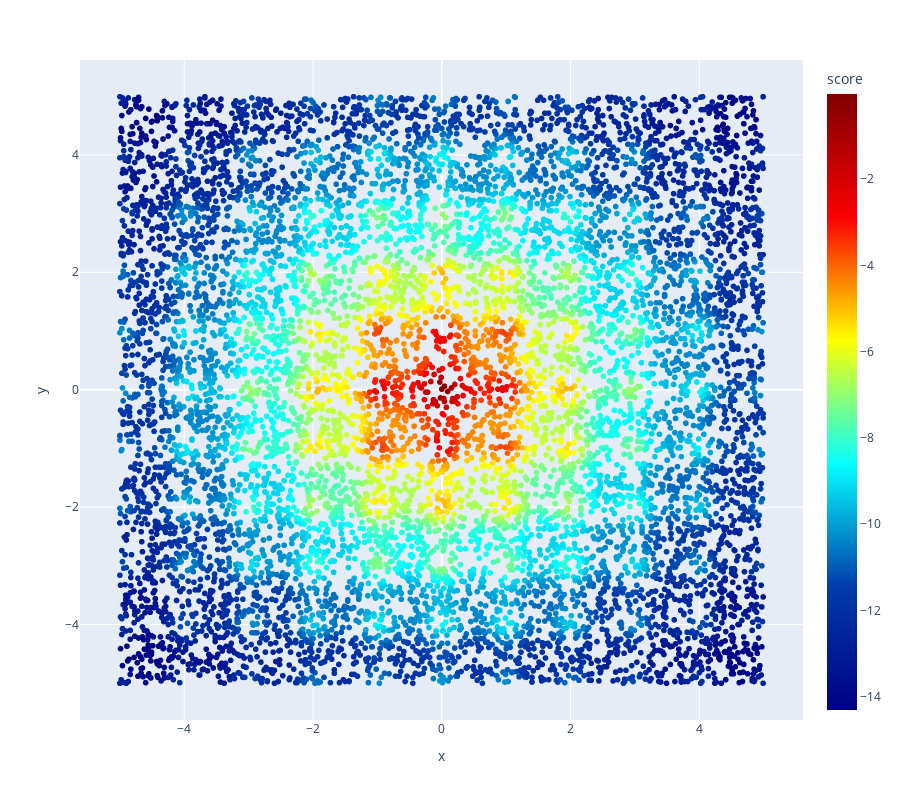

Write notebook code for a chart like this one.
### Code cell
fig = px.scatter(search_data_ackley_0, x="x", y="y", color="score", color_continuous_scale=color_scale)
fig.update_layout(width=900, height=800)
fig.show()

### Figure 1 — Plotly figure (JSON) as saved in the notebook; plotly's stock layout.template omitted (floating-point values rounded to 4 significant figures; data arrays with more than 128 entries replaced by an {"elided": "..."} marker saying what was removed)
{"data": [{"hovertemplate": "x=%{x}<br>y=%{y}<br>score=%{marker.color}<extra></extra>", "legendgroup": "", "marker": {"color": {"elided": "10000 float values"}, "coloraxis": "coloraxis", "symbol": "circle"}, "mode": "markers", "name": "", "showlegend": false, "type": "scattergl", "x": {"elided": "10000 float values"}, "xaxis": "x", "y": {"elided": "10000 float values"}, "yaxis": "y"}], "layout": {"coloraxis": {"colorbar": {"title": {"text": "score"}}, "colorscale": [[0, "rgb(0,0,131)"], [0.2, "rgb(0,60,170)"], [0.4, "rgb(5,255,255)"], [0.6, "rgb(255,255,0)"], [0.8, "rgb(250,0,0)"], [1, "rgb(128,0,0)"]]}, "height": 800, "legend": {"tracegroupgap": 0}, "margin": {"t": 60}, "width": 900, "xaxis": {"anchor": "y", "domain": [0, 1], "title": {"text": "x"}}, "yaxis": {"anchor": "x", "domain": [0, 1], "title": {"text": "y"}}}}
